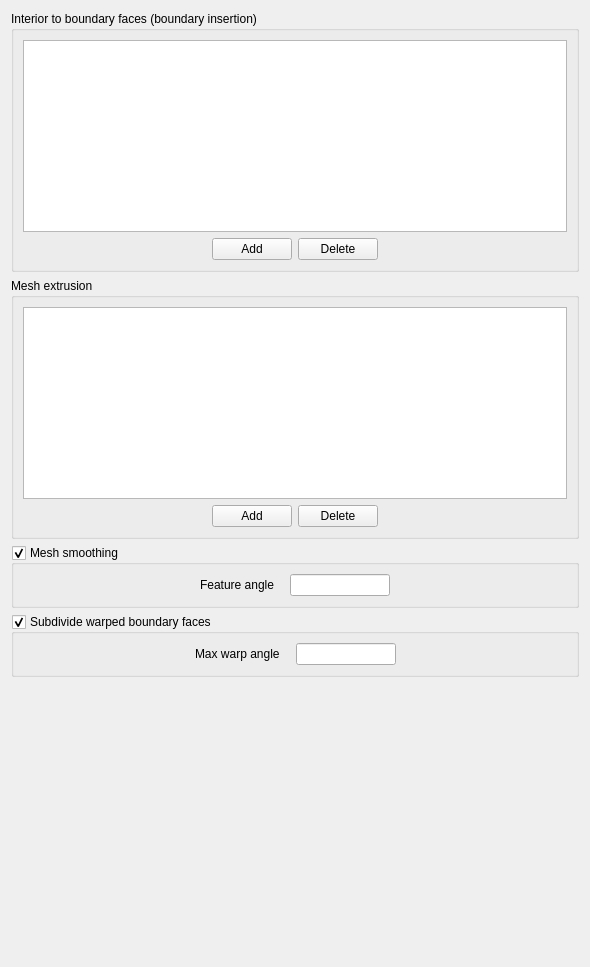
     <widget class="QWidget" name="tab_3">
      <attribute name="title">
       <string>Other </string>
      </attribute>
      <layout class="QGridLayout" name="gridLayout_6">
       <item row="1" column="0">
        <widget class="QGroupBox" name="groupBoxExtrudeMesh">
         <property name="toolTip">
          <string>&lt;html&gt;&lt;head/&gt;&lt;body&gt;&lt;p&gt;&lt;span style=&quot; font-size:9pt;&quot;&gt;Extrude selected boundary faces along normal direction; groups of adjacent boundary faces are extended to the newly created ones.&lt;/span&gt;&lt;/p&gt;&lt;/body&gt;&lt;/html&gt;</string>
         </property>
         <property name="title">
          <string>Mesh extrusion</string>
         </property>
         <layout class="QGridLayout" name="gridLayout_5">
          <item row="1" column="0">
           <layout class="QHBoxLayout" name="_8">
            <property name="spacing">
             <number>6</number>
            </property>
            <property name="margin">
             <number>0</number>
            </property>
            <item>
             <spacer>
              <property name="orientation">
               <enum>Qt::Horizontal</enum>
              </property>
              <property name="sizeHint" stdset="0">
               <size>
                <width>17</width>
                <height>17</height>
               </size>
              </property>
             </spacer>
            </item>
            <item>
             <layout class="QHBoxLayout" name="_9">
              <property name="spacing">
               <number>6</number>
              </property>
              <property name="margin">
               <number>0</number>
              </property>
              <item>
               <widget class="QPushButton" name="pushButtonAddExtrude">
                <property name="toolTip">
                 <string>&lt;html&gt;&lt;head/&gt;&lt;body&gt;&lt;p&gt;&lt;span style=&quot; font-size:9pt;&quot;&gt;Add a mesh extrusion.&lt;/span&gt;&lt;/p&gt;&lt;/body&gt;&lt;/html&gt;</string>
                </property>
                <property name="text">
                 <string>Add</string>
                </property>
               </widget>
              </item>
              <item>
               <widget class="QPushButton" name="pushButtonDeleteExtrude">
                <property name="toolTip">
                 <string>&lt;html&gt;&lt;head/&gt;&lt;body&gt;&lt;p&gt;&lt;span style=&quot; font-size:9pt;&quot;&gt;Remove the last added mesh extrusion.&lt;/span&gt;&lt;/p&gt;&lt;/body&gt;&lt;/html&gt;</string>
                </property>
                <property name="text">
                 <string>Delete</string>
                </property>
               </widget>
              </item>
             </layout>
            </item>
            <item>
             <spacer>
              <property name="orientation">
               <enum>Qt::Horizontal</enum>
              </property>
              <property name="sizeHint" stdset="0">
               <size>
                <width>17</width>
                <height>17</height>
               </size>
              </property>
             </spacer>
            </item>
           </layout>
          </item>
          <item row="0" column="0">
           <widget class="QTableView" name="tableViewExtrude">
            <property name="minimumSize">
             <size>
              <width>0</width>
              <height>100</height>
             </size>
            </property>
            <property name="toolTip">
             <string>&lt;html&gt;&lt;head/&gt;&lt;body&gt;&lt;p&gt;&lt;span style=&quot; font-size:9pt;&quot;&gt;Extrude selected boundary faces along normal direction; groups of adjacent boundary faces are extended to the newly created ones.&lt;/span&gt;&lt;/p&gt;&lt;/body&gt;&lt;/html&gt;</string>
            </property>
           </widget>
          </item>
         </layout>
        </widget>
       </item>
       <item row="3" column="0">
        <widget class="QGroupBox" name="groupBoxMeshSmooth">
         <property name="toolTip">
          <string>&lt;html&gt;&lt;head/&gt;&lt;body&gt;&lt;p&gt;&lt;span style=&quot; font-size:9pt;&quot;&gt;Mitigate local defects by averaging the mesh quality. It may be useful for calculation robustness or/and results quality.&lt;/span&gt;&lt;/p&gt;&lt;/body&gt;&lt;/html&gt;</string>
         </property>
         <property name="title">
          <string>Mesh smoothing</string>
         </property>
         <property name="checkable">
          <bool>true</bool>
         </property>
         <layout class="QGridLayout" name="_29">
          <item row="0" column="0">
           <widget class="QFrame" name="frameSmooth">
            <property name="frameShape">
             <enum>QFrame::NoFrame</enum>
            </property>
            <property name="frameShadow">
             <enum>QFrame::Raised</enum>
            </property>
            <layout class="QGridLayout" name="_30">
             <property name="margin">
              <number>0</number>
             </property>
             <property name="spacing">
              <number>0</number>
             </property>
             <item row="0" column="0">
              <layout class="QHBoxLayout" name="_31">
               <item>
                <spacer>
                 <property name="orientation">
                  <enum>Qt::Horizontal</enum>
                 </property>
                 <property name="sizeHint" stdset="0">
                  <size>
                   <width>16</width>
                   <height>16</height>
                  </size>
                 </property>
                </spacer>
               </item>
               <item>
                <layout class="QHBoxLayout" name="_32">
                 <item>
                  <widget class="QLabel" name="label_8">
                   <property name="toolTip">
                    <string>&lt;html&gt;&lt;head/&gt;&lt;body&gt;&lt;p&gt;&lt;span style=&quot; font-size:9pt;&quot;&gt;The feature angle between a vertex and one of its adjacent faces is defined by the angle between the vertex normal and the face normal.&lt;/span&gt;&lt;/p&gt;&lt;/body&gt;&lt;/html&gt;</string>
                   </property>
                   <property name="statusTip">
                    <string/>
                   </property>
                   <property name="text">
                    <string>Feature angle</string>
                   </property>
                  </widget>
                 </item>
                 <item>
                  <spacer>
                   <property name="orientation">
                    <enum>Qt::Horizontal</enum>
                   </property>
                   <property name="sizeHint" stdset="0">
                    <size>
                     <width>16</width>
                     <height>16</height>
                    </size>
                   </property>
                  </spacer>
                 </item>
                 <item>
                  <widget class="QLineEdit" name="lineEditMeshSmooth">
                   <property name="maximumSize">
                    <size>
                     <width>100</width>
                     <height>16777215</height>
                    </size>
                   </property>
                   <property name="toolTip">
                    <string>&lt;html&gt;&lt;head/&gt;&lt;body&gt;&lt;p&gt;&lt;span style=&quot; font-size:9pt;&quot;&gt;The feature angle between a vertex and one of its adjacent faces is defined by the angle between the vertex normal and the face normal.&lt;/span&gt;&lt;/p&gt;&lt;/body&gt;&lt;/html&gt;</string>
                   </property>
                  </widget>
                 </item>
                </layout>
               </item>
               <item>
                <spacer>
                 <property name="orientation">
                  <enum>Qt::Horizontal</enum>
                 </property>
                 <property name="sizeHint" stdset="0">
                  <size>
                   <width>20</width>
                   <height>20</height>
                  </size>
                 </property>
                </spacer>
               </item>
              </layout>
             </item>
            </layout>
           </widget>
          </item>
         </layout>
        </widget>
       </item>
       <item row="5" column="0">
        <spacer name="verticalSpacer_2">
         <property name="orientation">
          <enum>Qt::Vertical</enum>
         </property>
         <property name="sizeHint" stdset="0">
          <size>
           <width>568</width>
           <height>279</height>
          </size>
         </property>
        </spacer>
       </item>
       <item row="0" column="0">
        <widget class="QGroupBox" name="groupBoxThinWall">
         <property name="toolTip">
          <string>&lt;html&gt;&lt;head/&gt;&lt;body&gt;&lt;p&gt;&lt;span style=&quot; font-size:9pt;&quot;&gt;Transform selected internal faces into abutting boundary faces.&lt;/span&gt;&lt;/p&gt;&lt;/body&gt;&lt;/html&gt;</string>
         </property>
         <property name="title">
          <string>Interior to boundary faces (boundary insertion)</string>
         </property>
         <layout class="QGridLayout" name="gridLayout_3">
          <item row="0" column="0">
           <widget class="QTableView" name="tableViewThinWall">
            <property name="enabled">
             <bool>true</bool>
            </property>
            <property name="minimumSize">
             <size>
              <width>0</width>
              <height>80</height>
             </size>
            </property>
            <property name="toolTip">
             <string>&lt;html&gt;&lt;head/&gt;&lt;body&gt;&lt;p&gt;&lt;span style=&quot; font-size:9pt;&quot;&gt;Transform selected internal faces into abutting boundary faces.&lt;/span&gt;&lt;/p&gt;&lt;/body&gt;&lt;/html&gt;</string>
            </property>
           </widget>
          </item>
          <item row="1" column="0">
           <layout class="QHBoxLayout" name="_5">
            <property name="spacing">
             <number>6</number>
            </property>
            <property name="margin">
             <number>0</number>
            </property>
            <item>
             <spacer>
              <property name="orientation">
               <enum>Qt::Horizontal</enum>
              </property>
              <property name="sizeHint" stdset="0">
               <size>
                <width>17</width>
                <height>17</height>
               </size>
              </property>
             </spacer>
            </item>
            <item>
             <layout class="QHBoxLayout" name="_6">
              <property name="spacing">
               <number>6</number>
              </property>
              <property name="margin">
               <number>0</number>
              </property>
              <item>
               <widget class="QPushButton" name="pushButtonAddThinWall">
                <property name="toolTip">
                 <string>&lt;html&gt;&lt;head/&gt;&lt;body&gt;&lt;p&gt;&lt;span style=&quot; font-size:9pt;&quot;&gt;Insert a boundary.&lt;/span&gt;&lt;/p&gt;&lt;/body&gt;&lt;/html&gt;</string>
                </property>
                <property name="text">
                 <string>Add</string>
                </property>
               </widget>
              </item>
              <item>
               <widget class="QPushButton" name="pushButtonDeleteThinWall">
                <property name="toolTip">
                 <string>&lt;html&gt;&lt;head/&gt;&lt;body&gt;&lt;p&gt;&lt;span style=&quot; font-size:9pt;&quot;&gt;Remove the last inserted boundary.&lt;/span&gt;&lt;/p&gt;&lt;/body&gt;&lt;/html&gt;</string>
                </property>
                <property name="text">
                 <string>Delete</string>
                </property>
               </widget>
              </item>
             </layout>
            </item>
            <item>
             <spacer>
              <property name="orientation">
               <enum>Qt::Horizontal</enum>
              </property>
              <property name="sizeHint" stdset="0">
               <size>
                <width>17</width>
                <height>17</height>
               </size>
              </property>
             </spacer>
            </item>
           </layout>
          </item>
         </layout>
        </widget>
       </item>
       <item row="4" column="0">
        <widget class="QGroupBox" name="groupBoxWarp">
         <property name="toolTip">
          <string>&lt;html&gt;&lt;head/&gt;&lt;body&gt;&lt;p&gt;&lt;span style=&quot; font-size:9pt;&quot;&gt;Boundary faces are cut with a Delaunay method if their warp angle is greater than a minimal angle in degrees. (Default angle value: 0.01)&lt;/span&gt;&lt;/p&gt;&lt;/body&gt;&lt;/html&gt;</string>
         </property>
         <property name="title">
          <string>Subdivide warped boundary faces</string>
         </property>
         <property name="checkable">
          <bool>true</bool>
         </property>
         <layout class="QGridLayout" name="_33">
          <item row="0" column="0">
           <widget class="QFrame" name="frameWarp">
            <property name="frameShape">
             <enum>QFrame::NoFrame</enum>
            </property>
            <property name="frameShadow">
             <enum>QFrame::Raised</enum>
            </property>
            <layout class="QGridLayout" name="_34">
             <property name="margin">
              <number>0</number>
             </property>
             <property name="spacing">
              <number>0</number>
             </property>
             <item row="0" column="0">
              <layout class="QHBoxLayout" name="_35">
               <item>
                <spacer>
                 <property name="orientation">
                  <enum>Qt::Horizontal</enum>
                 </property>
                 <property name="sizeHint" stdset="0">
                  <size>
                   <width>16</width>
                   <height>16</height>
                  </size>
                 </property>
                </spacer>
               </item>
               <item>
                <layout class="QHBoxLayout" name="_36">
                 <item>
                  <widget class="QLabel" name="label_9">
                   <property name="toolTip">
                    <string>&lt;html&gt;&lt;head/&gt;&lt;body&gt;&lt;p&gt;&lt;span style=&quot; font-size:9pt;&quot;&gt;Boundary faces are cut with a Delaunay method if their warp angle is greater than a minimal angle in degrees. (Default angle value: 0.01)&lt;/span&gt;&lt;/p&gt;&lt;/body&gt;&lt;/html&gt;</string>
                   </property>
                   <property name="statusTip">
                    <string/>
                   </property>
                   <property name="text">
                    <string>Max warp angle</string>
                   </property>
                  </widget>
                 </item>
                 <item>
                  <spacer>
                   <property name="orientation">
                    <enum>Qt::Horizontal</enum>
                   </property>
                   <property name="sizeHint" stdset="0">
                    <size>
                     <width>16</width>
                     <height>16</height>
                    </size>
                   </property>
                  </spacer>
                 </item>
                 <item>
                  <widget class="QLineEdit" name="lineEditWarp">
                   <property name="maximumSize">
                    <size>
                     <width>100</width>
                     <height>16777215</height>
                    </size>
                   </property>
                   <property name="toolTip">
                    <string>&lt;html&gt;&lt;head/&gt;&lt;body&gt;&lt;p&gt;&lt;span style=&quot; font-size:9pt;&quot;&gt;Boundary faces are cut with a Delaunay method if their warp angle is greater than a minimal angle in degrees. (Default angle value: 0.01)&lt;/span&gt;&lt;/p&gt;&lt;/body&gt;&lt;/html&gt;</string>
                   </property>
                  </widget>
                 </item>
                </layout>
               </item>
               <item>
                <spacer>
                 <property name="orientation">
                  <enum>Qt::Horizontal</enum>
                 </property>
                 <property name="sizeHint" stdset="0">
                  <size>
                   <width>20</width>
                   <height>20</height>
                  </size>
                 </property>
                </spacer>
               </item>
              </layout>
             </item>
            </layout>
           </widget>
          </item>
         </layout>
        </widget>
       </item>
      </layout>
     </widget>
